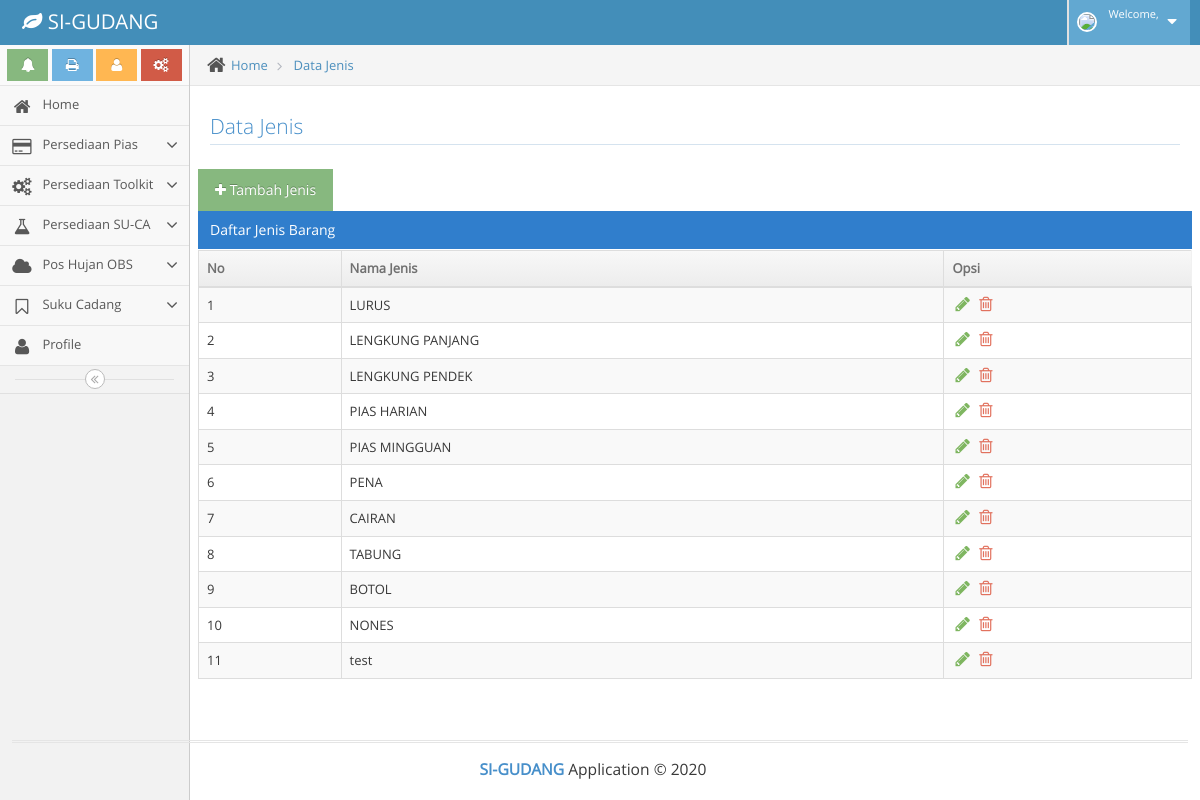
/index.php/jenis, run on the app's committed database.
### tables this page shows
CREATE TABLE `jenis` (
  `id_jenis` int(11) NOT NULL,
  `nama_jenis` varchar(216) NOT NULL
);

### application/controllers/Jenis.php (called while the page is built, shortened)
<?php
class Jenis extends CI_Controller
{
	public function __construct()
	{
		$this->load->helper('url');
		$this->load->helper('form');
		$this->load->model('Barang_model', 'barangm');
	}
	public function index ()
	{
		$data['title'] = 'Daftar jenis';
		$data['user'] = $this->db->get_where('user', ['email' => $this->session->userdata('email')]) -> row_array();
		$this->load->library('session');
		$this->load->library('form_validation');
		 $this->load->database();
		 $this->load->model('Barang_model');
        $data['jeniss'] =  $this->barangm->get('jenis');
		$this->load->view('user/dtjenis', $data);
	}
}

### index.php (called while the page is built, shortened)
<?php
require_once BASEPATH.'core/CodeIgniter.php';

### application/models/Barang_model.php (called while the page is built, shortened)
<?php
class Barang_model extends CI_Model
{
    public function get($table, $data = null, $where = null)
    {
        if ($data != null) {
            return $this->db->get_where($table, $data)->row_array();
        } else {
            return $this->db->get_where($table, $where)->result_array();
        }
    }
}

### application/views/user/dtjenis.php (the view, shortened to what this page needs)
<!DOCTYPE html>
<html lang="en">
	<body class="no-skin">
		<div class="main-container" id="main-container">
			</div>
			<div class="main-content">
				<div class="main-content-inner">
					<div class="breadcrumbs" id="breadcrumbs">
						<ul class="breadcrumb">
							<li>
								<i class="ace-icon fa fa-home home-icon"></i>
								<a href="<?= base_url ('user') ;?>">Home</a>
							</li>
							<li>
								<a href="<?= base_url ('jenis') ;?>">Data Jenis</a>
							</li>
						</ul>
					</div>
					<div class="page-content">
						<div class="row">
									<div class="col-xs-12">
										<h3 class="header smaller lighter blue">Data Jenis</h3>
										</div>
										<div class="col-auto">
							                <a href="<?= base_url('Jenis/add_jenis'); ?>" class="btn btn-success">
							                    <span class="icon">
							                        <i class="fa fa-plus"></i>
							                    </span>
							                    <span class="text">
							                       Tambah Jenis
							                    </span>
							                </a>
							            </div>
										<div class="clearfix">
										<div class="table-header">
											Daftar Jenis Barang
										</div>
										<div>
											<table id="table-responsive" class="table table-striped table-bordered table-hover" width="50%">
												<thead>
													<tr>
														<th >No</th>
														<th >Nama Jenis</th>
														<th >Opsi</th>
													</tr>
												</thead>
												<tbody>
			                							<?php $i = 1;  ?>
			                							<?php
			                   							 foreach ($jeniss as $j) :
			                        						?>
													<tr>
														<td><?= $i;?></td>
															<td ><?= $j['nama_jenis']; ?></td>
														<td>
															<div class="hidden-sm hidden-xs action-buttons">
																<a class="green" href="<?= base_url('jenis/edit_jenis/') . $j['id_jenis'] ?>" class="badge badge-success">
																	<i class="ace-icon fa fa-pencil bigger-130"></i>
																</a>
																<a class="red" onclick="return confirm('Yakin ingin hapus?')" href="<?= base_url('jenis/delete/') . $j['id_jenis'] ?>" class="badge badge-danger">
																	<i class="ace-icon fa fa-trash-o bigger-130"></i>
																</a>
															</div>
														</td>
													</tr>
														<?php $i++; ?>
													<?php endforeach; ?>
												</tbody>
											</table>
										</div>
									</div>
								</div>
											</div>
										</div>
									</div>
								</div>
						<div class="row">
							<div class="col-xs-12">
							</div>
						</div>
		<div class="footer">
				<div class="footer-inner">
					<div class="footer-content">
						<span class="bigger-120">
							<span class="blue bolder">SI-GUDANG</span>
							Application &copy;  <?= date ('Y'); ?>
						</span>
					</div>
				</div>
			</div>
		<link rel="stylesheet" href="<?= base_url('assets/') ;?>css/ace.onpage-help.css" />
		<link rel="stylesheet" href="<?= base_url('assets/') ;?>docs/assets/js/themes/sunburst.css" />
	</body>
</html>

### data on the page
jenis: nama_jenis "LURUS"
jenis: nama_jenis "LENGKUNG PANJANG"
jenis: nama_jenis "LENGKUNG PENDEK"
jenis: nama_jenis "PIAS HARIAN"
jenis: nama_jenis "PIAS MINGGUAN"
jenis: nama_jenis "PENA"
jenis: nama_jenis "CAIRAN"
jenis: nama_jenis "TABUNG"
jenis: nama_jenis "BOTOL"
jenis: nama_jenis "NONES"
jenis: nama_jenis "test"

### other printed values
date ('Y') "2020"
